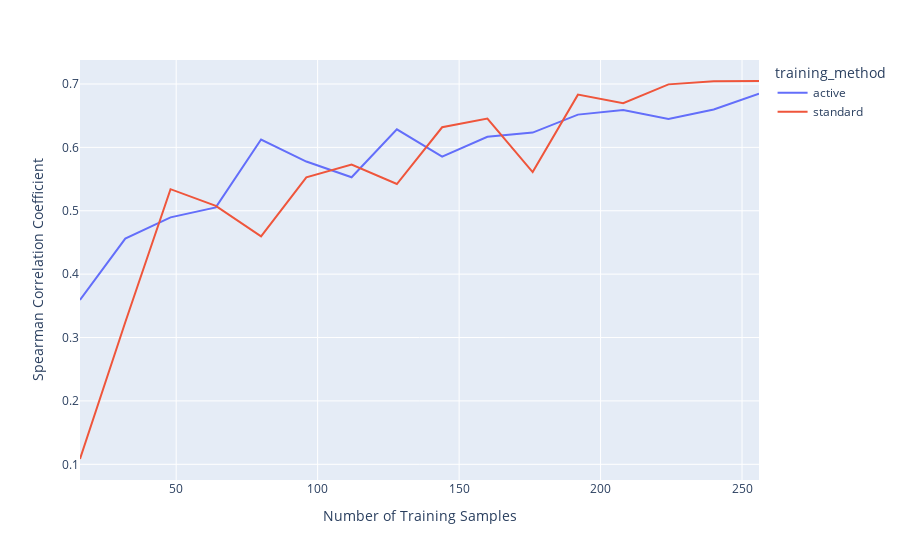

The cell this chart's notebook holds for it:
### Code cell
import plotly.express as px

fig = px.line(lc_df, 'value', 'spearmanr',color="training_method")

fig.update_layout(
    xaxis_title="Number of Training Samples",
    yaxis_title="Spearman Correlation Coefficient"
)

fig.show()

### Figure 1 — Plotly figure (JSON) as saved in the notebook; plotly's stock layout.template omitted (floating-point values rounded to 4 significant figures)
{"data": [{"hovertemplate": "training_method=active<br>value=%{x}<br>spearmanr=%{y}<extra></extra>", "legendgroup": "active", "line": {"color": "#636efa", "dash": "solid"}, "marker": {"symbol": "circle"}, "mode": "lines", "name": "active", "orientation": "v", "showlegend": true, "type": "scatter", "x": [16, 32, 48, 64, 80, 96, 112, 128, 144, 160, 176, 192, 208, 224, 240, 256], "xaxis": "x", "y": [0.3594, 0.4561, 0.4895, 0.5053, 0.6123, 0.5776, 0.5528, 0.6285, 0.5853, 0.6167, 0.6233, 0.6517, 0.6589, 0.6449, 0.6597, 0.6845], "yaxis": "y"}, {"hovertemplate": "training_method=standard<br>value=%{x}<br>spearmanr=%{y}<extra></extra>", "legendgroup": "standard", "line": {"color": "#EF553B", "dash": "solid"}, "marker": {"symbol": "circle"}, "mode": "lines", "name": "standard", "orientation": "v", "showlegend": true, "type": "scatter", "x": [16, 32, 48, 64, 80, 96, 112, 128, 144, 160, 176, 192, 208, 224, 240, 256], "xaxis": "x", "y": [0.1084, 0.3241, 0.534, 0.5077, 0.4597, 0.5527, 0.573, 0.5422, 0.6317, 0.6455, 0.561, 0.6832, 0.6696, 0.6994, 0.7044, 0.7047], "yaxis": "y"}], "layout": {"legend": {"title": {"text": "training_method"}, "tracegroupgap": 0}, "margin": {"t": 60}, "xaxis": {"anchor": "y", "domain": [0, 1], "title": {"text": "Number of Training Samples"}}, "yaxis": {"anchor": "x", "domain": [0, 1], "title": {"text": "Spearman Correlation Coefficient"}}}}
